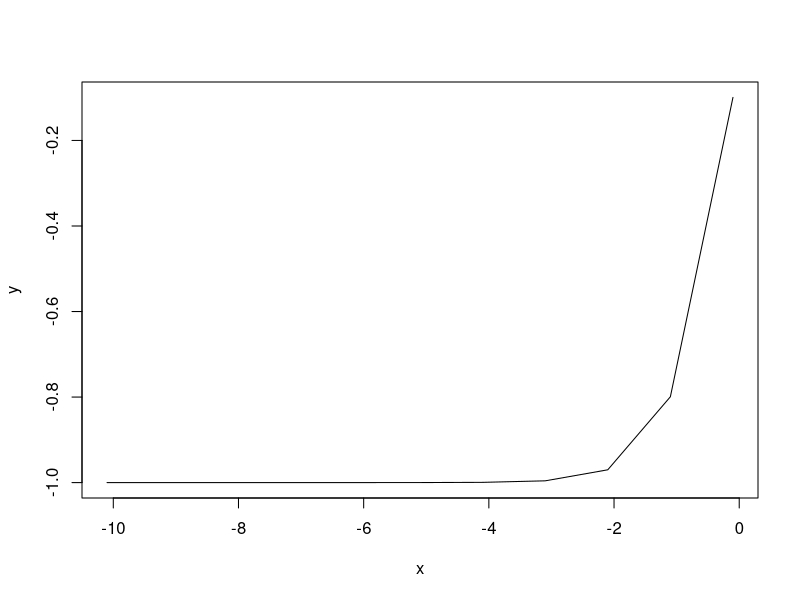
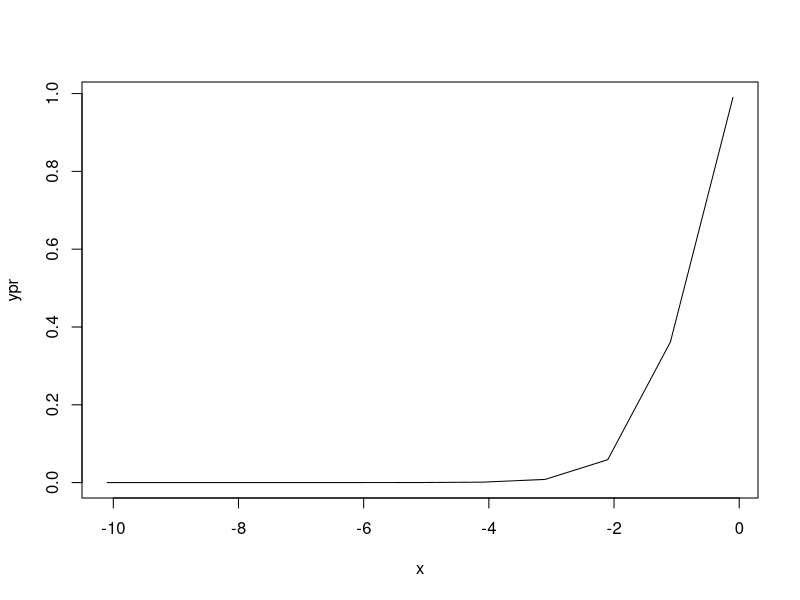

R code for these plots, in order:
## ---- chunk 1
e<-2.71
x<- seq(-10.10,0.5)
y<- ((e^(2*x)-1)/(e^(2*x)+1))
plot(x,y,type="l")
## ---- chunk 2
ypr<-((4*e^(2*x))/(e^(2*x)+1)^2)
plot(x,ypr, type="l")
## ---- chunk 3

perimetro <-function(a,b,c){p<-a+b+c
return(p)}

areatri<-function(p,a,b,c){A<-sqrt((p/2)*((p/2)-a)*((p/2)-b)*((p/2)-c))
                                    return(A)}
